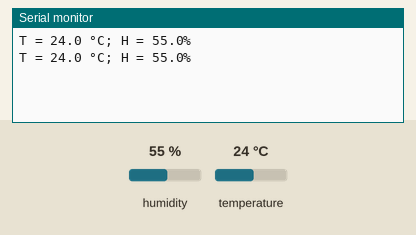
Recording of a sketch running on a simulated Arduino Uno, built with avr-gcc and run on an emulated ATmega328P. Shown: the last lines printed to the serial monitor. The test bench sets the inputs (shaded band); at power-on: humidity 55 %, temperature 24 °C.

Above: at 2.8 s.
2.9 s: humidity set to 22 %
At 5.3 s:
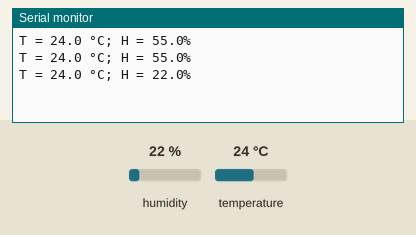
5.6 s: temperature set to 12 °C
At 6.6 s:
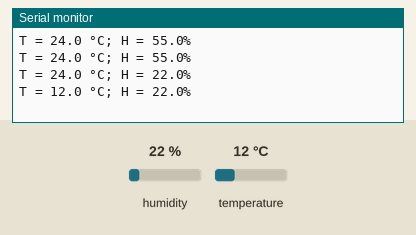
8.3 s: humidity set to 40 %
At 11.4 s:
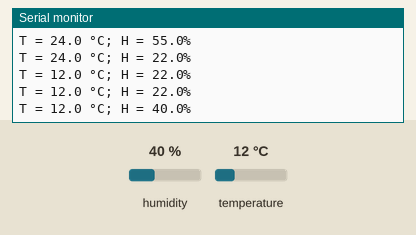
Timing chart, 0 to 12.9 s (numbered marks = the images above; inputs shaded):
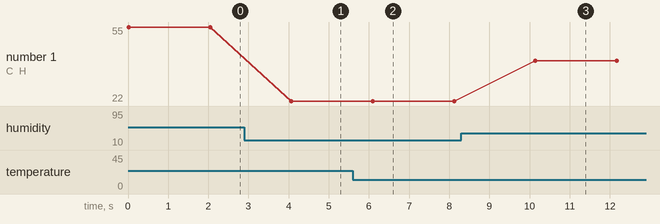

Measured:
- after the input at 2.9 s, the serial monitor: prints a new line after 1.2 s (image 1)
- after the input at 5.6 s, the serial monitor: prints a new line after 0.50 s (image 2)
- after the input at 8.3 s, the serial monitor: prints a new line after 1.8 s (image 3)
- plotted number 1: 55 → 22 after the input at 2.9 s, 22 → 40 after the input at 8.3 s

The sketch:

dht11.ino
```cpp
#include "DHT.h"

const int DHT_SENSOR_PIN = 2;

DHT dht(DHT_SENSOR_PIN, DHT11);

void setup(void)
{
    Serial.begin(115200);
    dht.begin();
}

void loop(void)
{
    float temperature = dht.readTemperature();
    float humidity = dht.readHumidity();

    Serial.print("T = " );
    Serial.print(temperature, 1);
    Serial.print(" °C; H = " );
    Serial.print(humidity, 1);
    Serial.println("%" );

    delay(2000); // Wait a few seconds between measurements.
}
```
